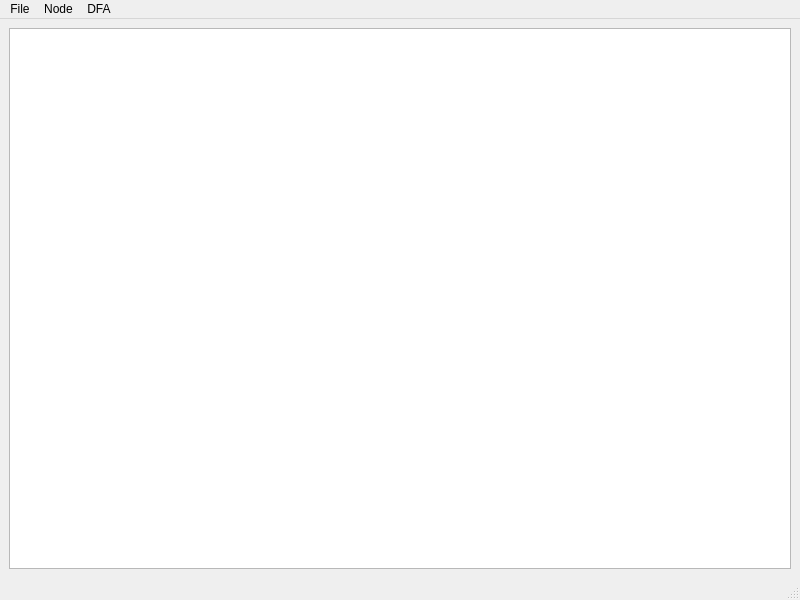
<?xml version="1.0" encoding="UTF-8"?>
<ui version="4.0">
 <class>DFAWindow</class>
 <widget class="QMainWindow" name="DFAWindow">
  <property name="geometry">
   <rect>
    <x>0</x>
    <y>0</y>
    <width>800</width>
    <height>600</height>
   </rect>
  </property>
  <property name="windowTitle">
   <string>DFA</string>
  </property>
  <widget class="QWidget" name="centralwidget">
   <layout class="QVBoxLayout" name="verticalLayout">
    <item>
     <widget class="QGraphicsView" name="graphicsView"/>
    </item>
   </layout>
  </widget>
  <widget class="QMenuBar" name="menubar">
   <property name="geometry">
    <rect>
     <x>0</x>
     <y>0</y>
     <width>800</width>
     <height>27</height>
    </rect>
   </property>
   <widget class="QMenu" name="menuFile">
    <property name="title">
     <string>File</string>
    </property>
    <addaction name="actionSave"/>
    <addaction name="actionOpen"/>
   </widget>
   <widget class="QMenu" name="menuNode">
    <property name="title">
     <string>Node</string>
    </property>
    <widget class="QMenu" name="menuEdit">
     <property name="title">
      <string>Edit</string>
     </property>
     <addaction name="actionChange_Name"/>
     <addaction name="actionChange_State"/>
    </widget>
    <addaction name="actionNew"/>
    <addaction name="actionConnect"/>
    <addaction name="menuEdit"/>
    <addaction name="actionDisconnect"/>
    <addaction name="actionDelete"/>
   </widget>
   <widget class="QMenu" name="menuDFA">
    <property name="title">
     <string>DFA</string>
    </property>
    <addaction name="actionSolve"/>
   </widget>
   <addaction name="menuFile"/>
   <addaction name="menuNode"/>
   <addaction name="menuDFA"/>
  </widget>
  <widget class="QStatusBar" name="statusbar"/>
  <action name="actionSave">
   <property name="text">
    <string>Save</string>
   </property>
  </action>
  <action name="actionNew">
   <property name="text">
    <string>New</string>
   </property>
  </action>
  <action name="actionConnect">
   <property name="text">
    <string>Connect</string>
   </property>
  </action>
  <action name="actionDisconnect">
   <property name="text">
    <string>Disconnect</string>
   </property>
  </action>
  <action name="actionDelete">
   <property name="text">
    <string>Delete</string>
   </property>
  </action>
  <action name="actionSolve">
   <property name="text">
    <string>Solve</string>
   </property>
  </action>
  <action name="actionChange_Name">
   <property name="text">
    <string>Change Name</string>
   </property>
  </action>
  <action name="actionChange_State">
   <property name="text">
    <string>Change State</string>
   </property>
  </action>
  <action name="actionOpen">
   <property name="text">
    <string>Open</string>
   </property>
  </action>
 </widget>
 <resources/>
 <connections/>
</ui>
